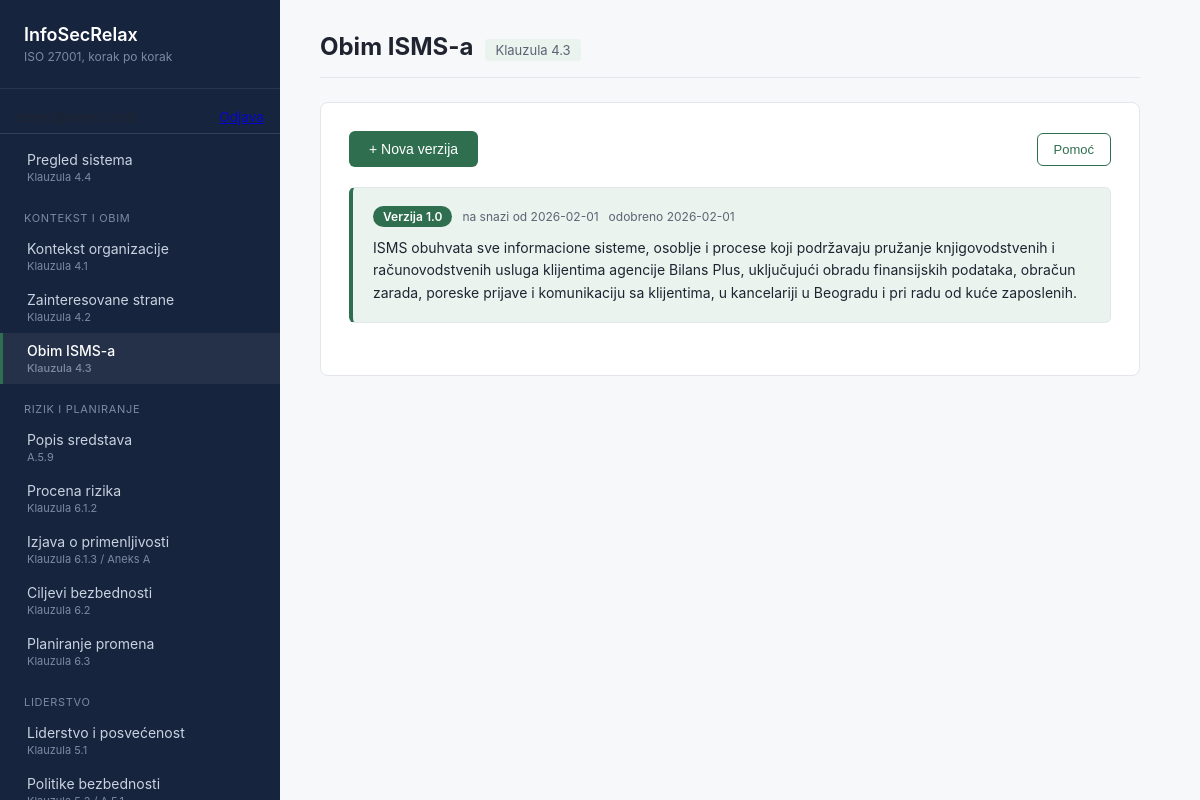
Page /?page=obim (signed in) on the committed database.
### tables this page shows
CREATE TABLE scope_statements (
    id                  BIGINT UNSIGNED AUTO_INCREMENT PRIMARY KEY,
    organization_id     BIGINT UNSIGNED NOT NULL,
    scope_text          TEXT NOT NULL COMMENT 'Klauzula 4.3 - tekst koji se prenosi i na sertifikat',
    version             VARCHAR(20) NOT NULL DEFAULT '1.0',
    approved_by         BIGINT UNSIGNED NULL,
    approved_at         DATE NULL,
    effective_from      DATE NULL,
    is_current          BOOLEAN NOT NULL DEFAULT TRUE,
    created_at          TIMESTAMP NOT NULL DEFAULT CURRENT_TIMESTAMP,
    FOREIGN KEY (organization_id) REFERENCES organizations(id) ON DELETE CASCADE,
    FOREIGN KEY (approved_by) REFERENCES personnel(id) ON DELETE SET NULL,
    INDEX idx_scope_org (organization_id)
);

### src/modules/obim.php (the view, shortened to what this page needs)
<?php
$pdo = getDbConnection();
$organizationId = ensureDefaultOrganization($pdo);
$currentStmt = $pdo->prepare(
    'SELECT * FROM scope_statements WHERE organization_id = :org_id AND is_current = TRUE LIMIT 1'
);
$currentStmt->execute(['org_id' => $organizationId]);
$currentScope = $currentStmt->fetch();
?>
<div class="toolbar">
    <button type="button" class="btn-primary" onclick="openVersionModal()">
        <?= $currentScope === false ? '+ Definiši obim' : '+ Nova verzija' ?>
    </button>
    <button type="button" class="btn-secondary" onclick="openHelpModal()">Pomoć</button>
</div>
<?php if ($currentScope === false): ?>
    <p class="empty-state">Obim ISMS-a još uvek nije definisan.</p>
<?php else: ?>
    <div class="scope-current">
        <div class="scope-current-header">
            <span class="scope-version-badge">Verzija <?= htmlspecialchars($currentScope['version']) ?></span>
            <?php if (!empty($currentScope['effective_from'])): ?>
                <span class="item-meta">na snazi od <?= htmlspecialchars($currentScope['effective_from']) ?></span>
            <?php endif; ?>
            <?php if (!empty($currentScope['approved_at'])): ?>
                <span class="item-meta">odobreno <?= htmlspecialchars($currentScope['approved_at']) ?></span>
            <?php endif; ?>
        </div>
        <p class="scope-text"><?= nl2br(htmlspecialchars($currentScope['scope_text'])) ?></p>
    </div>
<?php endif; ?>

### src/assets/style.css (style rules this page uses)
:root { --color-bg: #f7f8fa; --color-surface: #ffffff; --color-sidebar: #16243e; --color-sidebar-text: #c9d3e0; --color-sidebar-text-muted: #7c8aa3; --color-accent: #2f6f4f; --color-accent-soft: #eaf3ee; --color-warning: #9a6b12; --color-warning-soft: #fbf1de; --color-danger: #a34036; --color-danger-soft: #fbeae7; --color-text: #1f2430; --color-text-muted: #5b6472; --color-border: #e3e6eb; --sidebar-width: 280px; }
* { box-sizing: border-box; }
body { margin: 0; font-family: -apple-system, BlinkMacSystemFont, "Segoe UI", Roboto, sans-serif; background: var(--color-bg); color: var(--color-text); }
.btn-primary { background: var(--color-accent); color: #ffffff; border: none; border-radius: 6px; padding: 10px 20px; font-size: 14px; font-weight: 500; cursor: pointer; }
.btn-secondary { background: var(--color-surface); color: var(--color-accent); border: 1px solid var(--color-accent); border-radius: 6px; padding: 8px 16px; font-size: 13px; font-weight: 500; cursor: pointer; }
.scope-current { background: var(--color-accent-soft); border: 1px solid var(--color-border); border-left: 4px solid var(--color-accent); border-radius: 6px; padding: 18px 20px; margin-bottom: 24px; }
.scope-current-header { display: flex; align-items: center; flex-wrap: wrap; gap: 10px; margin-bottom: 10px; }
.scope-version-badge { display: inline-block; font-size: 12px; font-weight: 600; color: #ffffff; background: var(--color-accent); padding: 3px 10px; border-radius: 999px; }
.item-meta { font-size: 12px; color: var(--color-text-muted); }
.scope-text { font-size: 14px; line-height: 1.6; margin: 0; }
.toolbar { display: flex; align-items: center; justify-content: space-between; gap: 8px; flex-wrap: wrap; margin-bottom: 20px; }

### rows in the picture
scope_statements: version "1.0", effective_from "2026-02-01", approved_at "2026-02-01", scope_text "ISMS obuhvata sve informacione sisteme, osoblje i procese koji podržavaju pružanje knjigovodstvenih i računovodstvenih usluga klijentima agencije Bilans Plus, uključujući obradu finansijskih podataka, obračun zarada, poreske prijave i komunikaciju sa klijentima, u kancelariji u Beogradu i pri radu od kuće zaposlenih."

### other values in the picture
$item['title'] "Pregled sistema"
$item['iso_ref'] "Klauzula 4.4"
$lastGroup "KONTEKST I OBIM"
$item['title'] "Kontekst organizacije"
$item['iso_ref'] "Klauzula 4.1"
$item['title'] "Zainteresovane strane"
$item['iso_ref'] "Klauzula 4.2"
$item['title'] "Obim ISMS-a"
$item['iso_ref'] "Klauzula 4.3"
$lastGroup "RIZIK I PLANIRANJE"
$item['title'] "Popis sredstava"
$item['iso_ref'] "A.5.9"
$item['title'] "Procena rizika"
$item['iso_ref'] "Klauzula 6.1.2"
$item['title'] "Izjava o primenljivosti"
